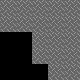

A level layout from a 2D game, rendered from its tile map. Below: a short description, then the map file with its tile-grid data intact:
An orthogonal 5x5 tile map with 16x16 px tiles, 1 tile layer (Tile Layer 1), 2 tilesets and 3 objects.

<map version="1.10" tiledversion="1.10.2" orientation="orthogonal" renderorder="right-down" width="5" height="5" tilewidth="16" tileheight="16" infinite="0" nextlayerid="3" nextobjectid="4">
 <tileset firstgid="1" source="../../../../tools/soko/templateTiledProject/tilesheet.tsx" />
 <tileset firstgid="65" source="../../../../tools/soko/templateTiledProject/soko_entities.tsx" />
 <layer id="1" name="Tile Layer 1" width="5" height="5">
  <data encoding="csv">
2,2,2,2,2,
2,2,2,2,2,
0,0,2,2,2,
0,0,2,2,2,
0,0,0,2,2
</data>
 </layer>
 <objectgroup id="2" name="entities">
  <object id="1" gid="65" x="48" y="48" width="16" height="16">
   <properties>
    <property name="gamemode" value="SOKO_EULER" />
   </properties>
  </object>
  <object id="2" gid="66" x="48" y="64" width="16" height="16" />
  <object id="3" gid="66" x="16" y="16" width="16" height="16" />
 </objectgroup>
</map>
